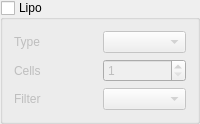
                 <widget class="QGroupBox" name="gbLipo">
                  <property name="title">
                   <string>Lipo</string>
                  </property>
                  <property name="checkable">
                   <bool>true</bool>
                  </property>
                  <property name="checked">
                   <bool>false</bool>
                  </property>
                  <layout class="QGridLayout" name="gridLayout_5">
                   <item row="2" column="1">
                    <widget class="QComboBox" name="cbIna3221Filter"/>
                   </item>
                   <item row="0" column="0">
                    <widget class="QLabel" name="label_13">
                     <property name="text">
                      <string>Type</string>
                     </property>
                    </widget>
                   </item>
                   <item row="0" column="1">
                    <widget class="QComboBox" name="cbLipoType"/>
                   </item>
                   <item row="2" column="0">
                    <widget class="QLabel" name="label_14">
                     <property name="text">
                      <string>Filter</string>
                     </property>
                    </widget>
                   </item>
                   <item row="1" column="0">
                    <widget class="QLabel" name="label_15">
                     <property name="text">
                      <string>Cells</string>
                     </property>
                    </widget>
                   </item>
                   <item row="1" column="1">
                    <widget class="QSpinBox" name="sbLipoCells">
                     <property name="minimum">
                      <number>1</number>
                     </property>
                     <property name="maximum">
                      <number>6</number>
                     </property>
                    </widget>
                   </item>
                  </layout>
                 </widget>
